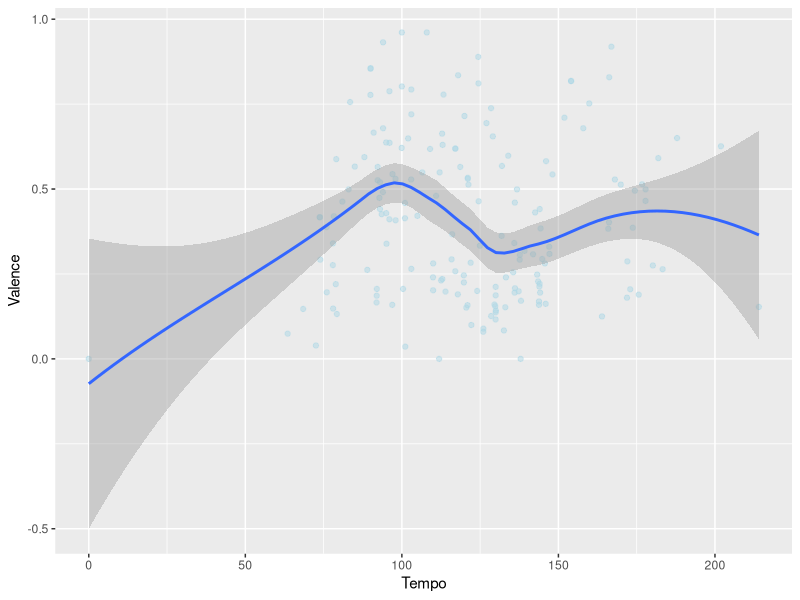
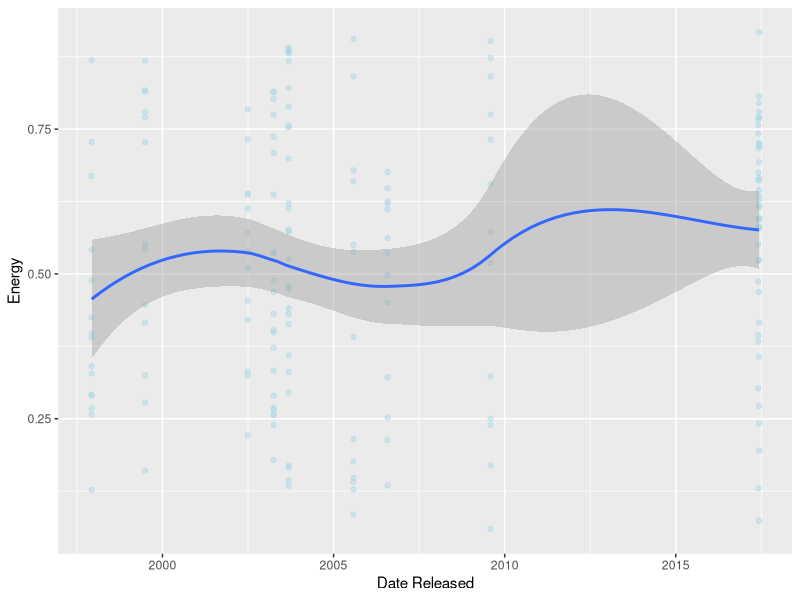

R code for these plots, in order:
## ---- chunk 1
#| include: false
#| warning: false
#| message: false

# load packages and read data
library(tidyverse)
library(knitr)
## ---- chunk 2
#| include: false
#| warning: false
#| message: false

data <- read_csv(here::here("data/analysis_data/analysis_data.csv"))
## ---- chunk 3
#| label: tbl-data
#| tbl-cap: Preview of Data
#| echo: false
#| warning: false
#| message: false

kable(head(data), format = "markdown")
## ---- chunk 4
#| label: fig-tem-val
#| fig-cap: Relationship Between Tempo and Valence in David Tao's Songs
#| echo: false
#| warning: false
#| message: false

data |>
  ggplot(aes(x = tempo, y = valence)) +
  geom_point(col = "lightblue", alpha = 0.5) +
  geom_smooth() +
  labs(x = "Tempo", y = "Valence")
## ---- chunk 5
#| label: fig-time-ener
#| fig-cap: Energy Trends in David Tao's Songs Over Time
#| echo: false
#| warning: false
#| message: false

data |>
  ggplot(aes(x = album_release_date, y = energy)) +
  geom_point(col = "lightblue", alpha = 0.5) +
  geom_smooth() +
  labs(x = "Date Released", y = "Energy")
## ---- chunk 6
#| label: tbl-energy
#| tbl-cap: Summarise Statistics of Energy in David's Songs
#| echo: false
#| warning: false
#| message: false

summarise_energy <- data |>
  summarise(Mean = round(mean(energy), 2),
            Median = round(median(energy), 2),
            Variance = round(var(energy), 2),
            Min = round(min(energy), 2),
            Max = round(max(energy), 2),
            IQR = round(IQR(energy), 2)
  )
kable(summarise_energy, format = "markdown")
## ---- chunk 7
#| label: tbl-valence
#| tbl-cap: Summarise Statistics of Valence in David's Songs
#| echo: false
#| warning: false
#| message: false

summarise_valence <- data |>
  summarise(Mean = round(mean(valence), 3),
            Median = round(median(valence), 3),
            Variance = round(var(valence), 3),
            Min = round(min(valence), 3),
            Max = round(max(valence), 3),
            IQR = round(IQR(valence), 3)
  )
kable(summarise_valence, format = "markdown")
## ---- chunk 8
#| label: tbl-tempo
#| tbl-cap: Summarise Statistics of Tempo in David's Songs
#| echo: false
#| warning: false
#| message: false

summarise_tempo <- data |>
  summarise(Mean = round(mean(tempo), 2),
            Median = round(median(tempo), 2),
            Variance = round(var(tempo), 2),
            Min = round(min(tempo), 2),
            Max = round(max(tempo), 2),
            IQR = round(IQR(tempo), 2)
  )
kable(summarise_tempo, format = "markdown")
